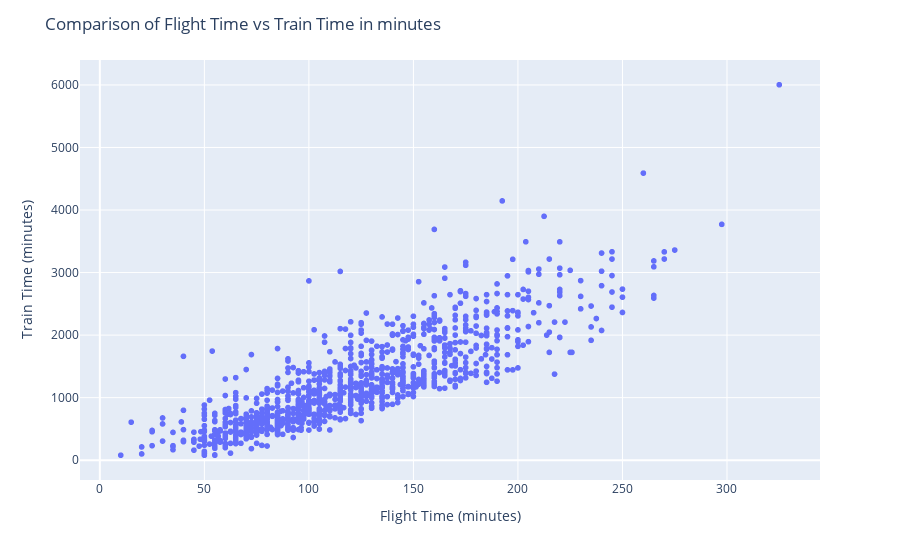

Notebook cell for this chart:
### Code cell
scatter_fig = px.scatter(merged_data, x='flight_time', y='train_time', hover_data=['city1', 'city2'])
scatter_fig.update_layout(title='Comparison of Flight Time vs Train Time in minutes', xaxis_title='Flight Time (minutes)', yaxis_title='Train Time (minutes)')
scatter_fig.show()

### Figure 1 — Plotly figure (JSON) as saved in the notebook; plotly's stock layout.template omitted (floating-point values rounded to 4 significant figures; data arrays with more than 128 entries replaced by an {"elided": "..."} marker saying what was removed)
{"data": [{"customdata": {"elided": "1122x2 str values"}, "hovertemplate": "flight_time=%{x}<br>train_time=%{y}<br>city1=%{customdata[0]}<br>city2=%{customdata[1]}<extra></extra>", "legendgroup": "", "marker": {"color": "#636efa", "symbol": "circle"}, "mode": "markers", "name": "", "showlegend": false, "type": "scattergl", "x": {"elided": "1122 float values"}, "xaxis": "x", "y": {"elided": "1122 float values"}, "yaxis": "y"}], "layout": {"legend": {"tracegroupgap": 0}, "margin": {"t": 60}, "title": {"text": "Comparison of Flight Time vs Train Time in minutes"}, "xaxis": {"anchor": "y", "domain": [0, 1], "title": {"text": "Flight Time (minutes)"}}, "yaxis": {"anchor": "x", "domain": [0, 1], "title": {"text": "Train Time (minutes)"}}}}
